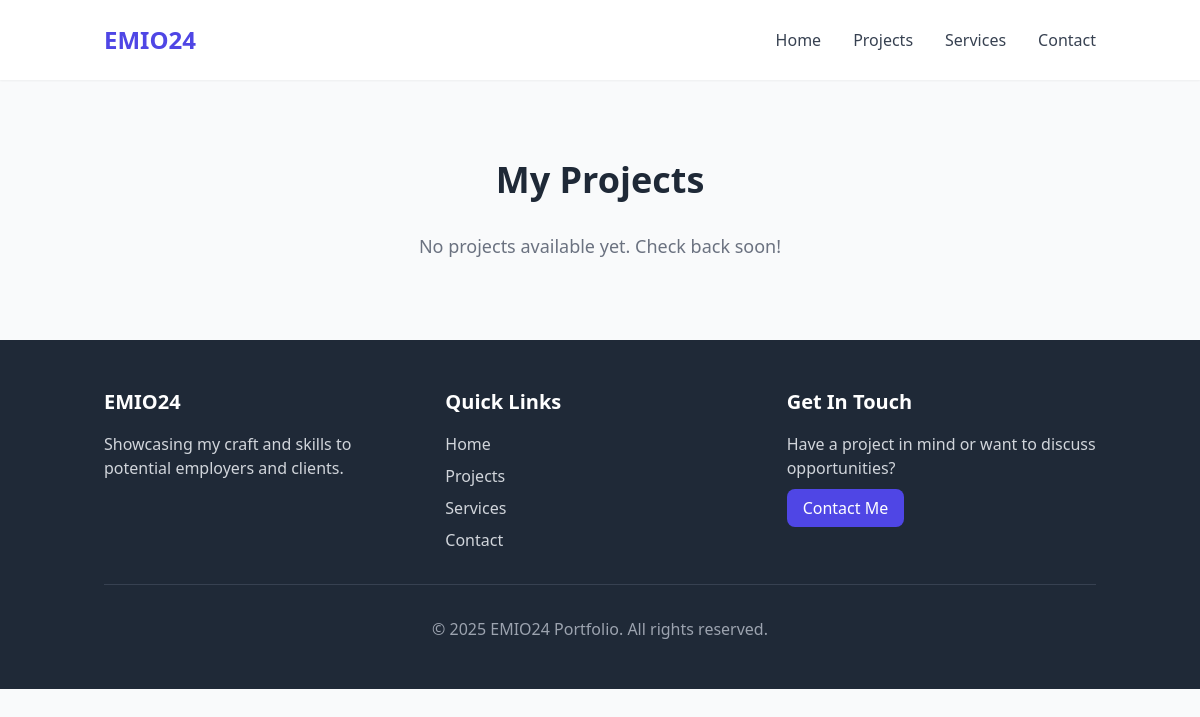
The page /projects/ on the database as committed earlier.
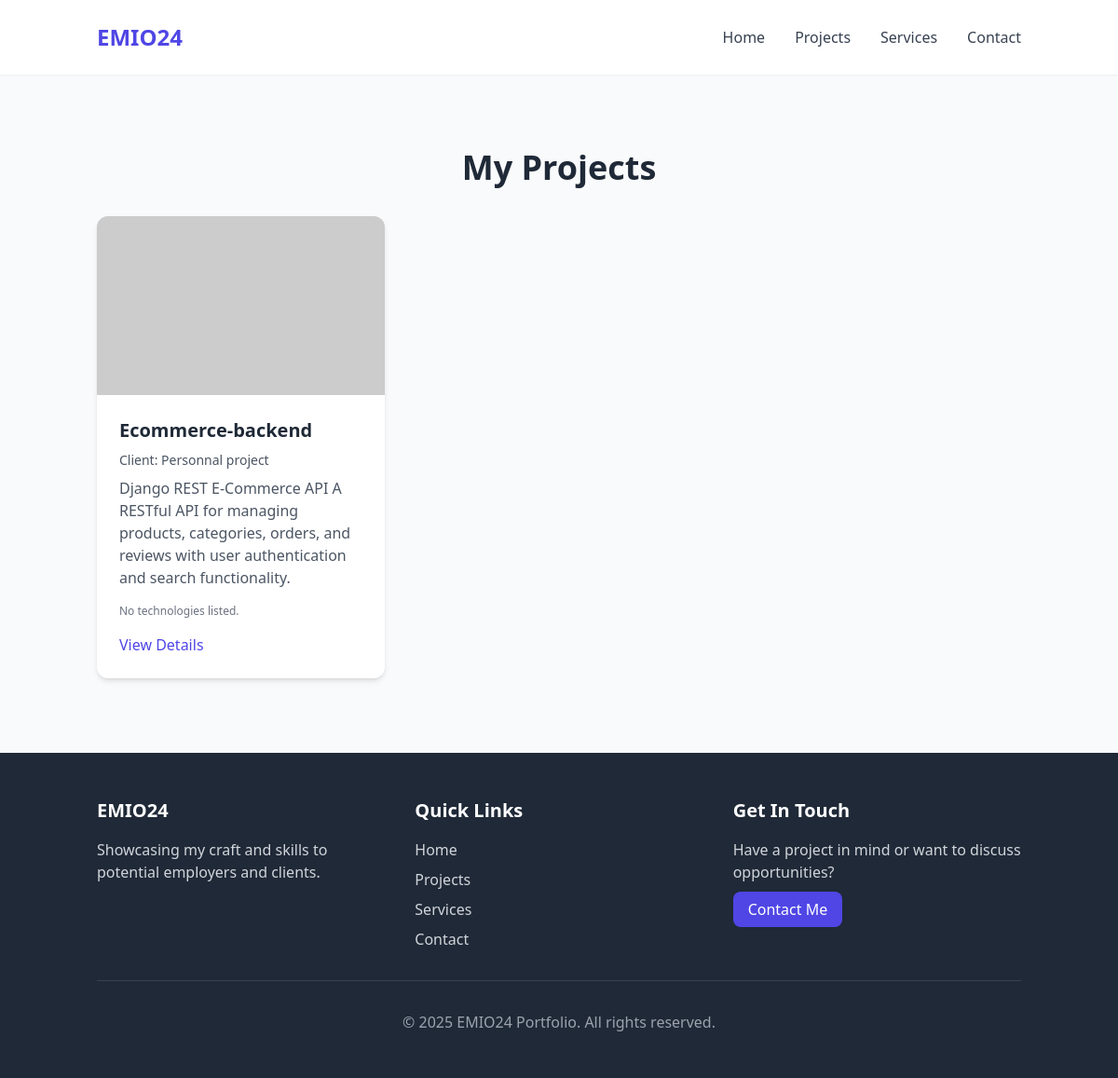
The same page on the database as committed later.
### portfolio/models.py (models this page shows, shortened)
class Project(models.Model):
    name = models.CharField(max_length=200)
    slug = models.SlugField(unique=True, max_length=200, blank=True)
    short_description = models.CharField(max_length=255)
    full_description = models.TextField()
    client_name = models.CharField(max_length=100, blank=True, null=True)
    completion_date = models.DateField()
    repository_url = models.URLField(blank=True, null=True, verbose_name="GitHub/Repo URL")
    live_url = models.URLField(blank=True, null=True, verbose_name="Live Demo URL")
    is_featured = models.BooleanField(default=False, help_text="Check to display on the homepage.")
    class Meta:
        ordering = ['-completion_date'] # Order by most recent projects first

### portfolio/views.py (the view)
# urls.py: path('projects/', views.project_list, name='projects'), # All projects list
def project_list(request):
    all_projects = Project.objects.all()
    paginator = Paginator(all_projects, 6) # Show 6 projects per page
    page_number = request.GET.get('page')
    page_obj = paginator.get_page(page_number)
    context = {
        'page_obj': page_obj,
    }
    return render(request, 'portfolio/projects.html', context)

### portfolio/templates/portfolio/projects.html (shortened to what this page needs)
{% extends 'portfolio/base.html' %}
{% load static %}
{% block content %}
    <section class="py-12" id="projects-list">
        <h1 class="text-4xl font-bold mb-8 text-gray-800 text-center">My Projects</h1>
        <div class="grid grid-cols-1 md:grid-cols-2 lg:grid-cols-3 gap-8">
            {% for project in page_obj %}
                <div class="bg-white rounded-xl shadow-md overflow-hidden hover:shadow-lg transition">
                    <div class="h-48 bg-gray-200 overflow-hidden">
                        {% if project.images.first %}
                            <img src="{{ project.images.first.image.url }}" alt="{{ project.images.first.alt_text|default:project.name }}" class="w-full h-full object-cover">
                        {% else %}
                            <img src="https://placehold.co/600x400/E0E7FF/4F46E5?text=No+Image" alt="Placeholder image for {{ project.name }}" class="w-full h-full object-cover">
                        {% endif %}
                    </div>
                    <div class="p-6">
                        <h2 class="text-xl font-bold mb-2">{{ project.name }}</h2>
                        <p class="text-gray-600 text-sm mb-2">Client: {{ project.client_name|default:"N/A" }}</p>
                        <p class="text-gray-600 mb-4">{{ project.short_description }}</p>
                        <div class="flex flex-wrap gap-2 mb-4">
                            {% for pt in project.technologies_used.all|slice:":3" %}
                                <span class="bg-indigo-100 text-indigo-800 text-xs px-2 py-1 rounded">{{ pt.technology.name }}</span>
                            {% empty %}
                                <span class="text-gray-500 text-xs">No technologies listed.</span>
                            {% endfor %}
                        </div>
                        <a href="{% url 'project_detail' slug=project.slug %}" class="text-indigo-600 font-medium hover:text-indigo-800">View Details</a>
                    </div>
                </div>
            {% empty %}
                <p class="col-span-full text-center text-gray-500 text-lg">No projects available yet. Check back soon!</p>
            {% endfor %}
        </div>
    </section>
{% endblock %}

### portfolio/templates/portfolio/base.html (shortened to what this page needs)
{% load static %}
<!DOCTYPE html>
<html lang="en">
<head>
    <script src="https://cdn.tailwindcss.com"></script>
    <link rel="stylesheet" href="https://cdnjs.cloudflare.com/ajax/libs/font-awesome/6.0.0-beta3/css/all.min.css">
</head>
<body class="bg-gray-50 font-sans text-gray-800">
    <header class="bg-white shadow-sm sticky top-0 z-50">
        <div class="container mx-auto px-4 py-6">
            <nav class="flex justify-between items-center">
                <a href="{% url 'home' %}" class="text-2xl font-bold text-indigo-600">EMIO24</a>
                <div class="hidden md:flex space-x-8">
                    <a href="{% url 'home' %}" class="text-gray-700 hover:text-indigo-600 transition">Home</a>
                    <a href="{% url 'projects' %}" class="text-gray-700 hover:text-indigo-600 transition">Projects</a>
                    <a href="{% url 'services' %}" class="text-gray-700 hover:text-indigo-600 transition">Services</a>
                    <a href="{% url 'contact' %}" class="text-gray-700 hover:text-indigo-600 transition">Contact</a>
                </div>
            </nav>
        </div>
    </header>
    <main class="container mx-auto px-4 py-8">
        {% block content %}{% endblock %}
    </main>
    <footer class="bg-gray-800 text-white py-12">
        <div class="container mx-auto px-4">
            <div class="grid grid-cols-1 md:grid-cols-3 gap-8">
                <div>
                    <h3 class="text-xl font-bold mb-4">EMIO24</h3>
                    <p class="text-gray-300">Showcasing my craft and skills to potential employers and clients.</p>
                </div>
                <div>
                    <h3 class="text-xl font-bold mb-4">Quick Links</h3>
                    <ul class="space-y-2">
                        <li><a href="{% url 'home' %}" class="text-gray-300 hover:text-white transition">Home</a></li>
                        <li><a href="{% url 'projects' %}" class="text-gray-300 hover:text-white transition">Projects</a></li>
                        <li><a href="{% url 'services' %}" class="text-gray-300 hover:text-white transition">Services</a></li>
                        <li><a href="{% url 'contact' %}" class="text-gray-300 hover:text-white transition">Contact</a></li>
                    </ul>
                </div>
                <div>
                    <h3 class="text-xl font-bold mb-4">Get In Touch</h3>
                    <p class="text-gray-300 mb-4">Have a project in mind or want to discuss opportunities?</p>
                    <a href="{% url 'contact' %}" class="bg-indigo-600 text-white px-4 py-2 rounded-lg hover:bg-indigo-700 transition transform hover:scale-105">Contact Me</a>
                </div>
            </div>
            <div class="border-t border-gray-700 mt-8 pt-8 text-center text-gray-400">
                <p>&copy; {% now "Y" %} EMIO24 Portfolio. All rights reserved.</p>
            </div>
        </div>
    </footer>
</body>
</html>

Rows that differ between the two databases and show on the page:
added Project: name "Ecommerce-backend", client_name "Personnal project", short_description "Django REST E-Commerce API A RESTful API for managing products, categories, orders, and reviews with user authentication and search functionality."
Other text that changed with them:
text no longer shown: "No projects available yet. Check back soon!"
